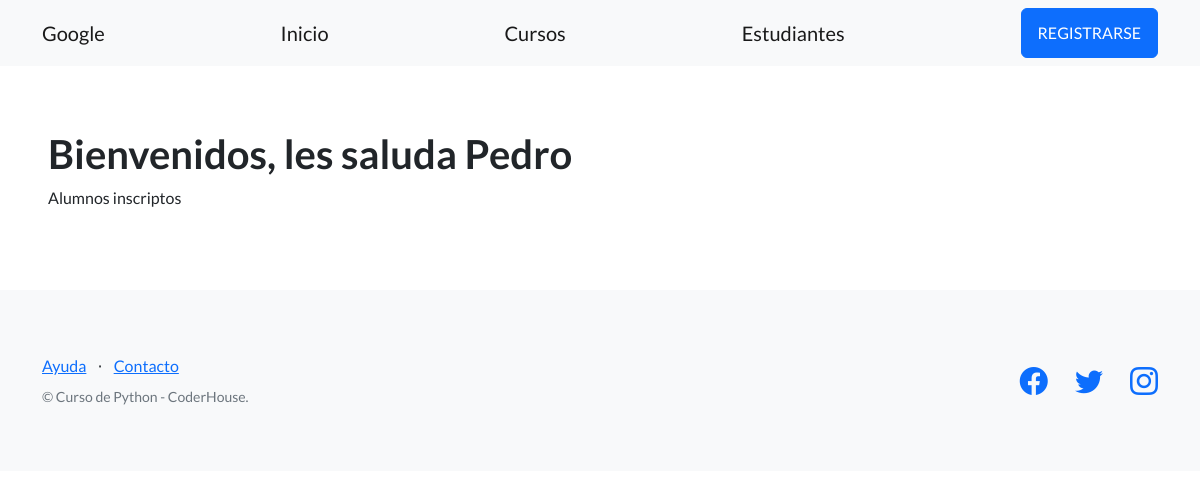
The app's page /estudios/estudiantes/, older data.
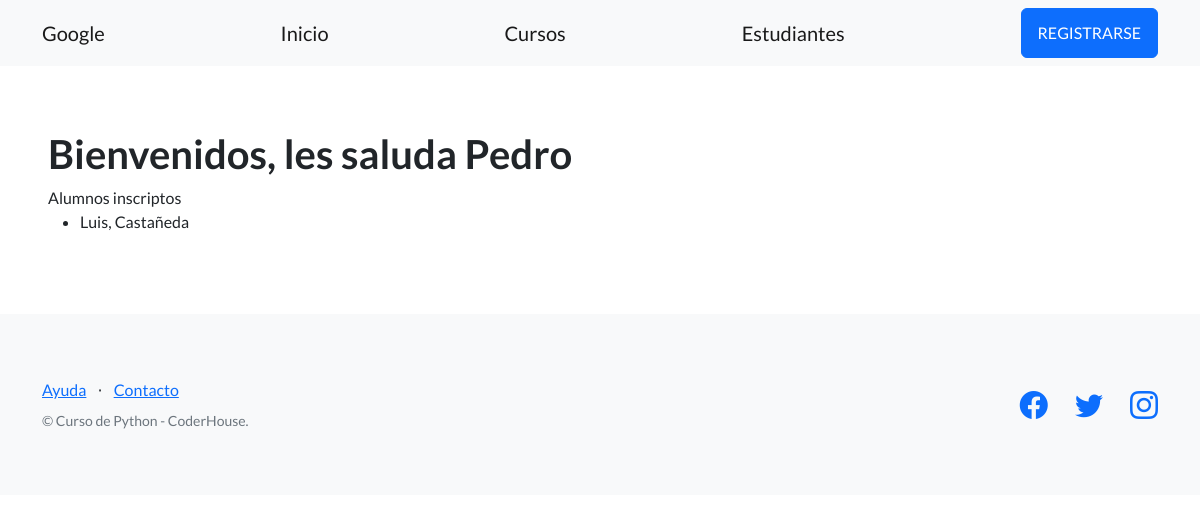
The same page, newer data.
### control_estudios/models.py (models this page shows, shortened)
class Estudiante(models.Model):
    apellido = models.CharField(max_length=256)
    nombre = models.CharField(max_length=256)
    email = models.EmailField(blank=True)
    telefono = models.CharField(max_length=20, blank=True)
    dni = models.CharField(max_length=32)
    fecha_nacimiento = models.DateField(null=True)

### control_estudios/views.py (the view)
# urls.py: path("estudiantes/", listar_estudiantes, name="lista_estudiantes"),
def listar_estudiantes(request):
    contexto = {
        "profesor": "Pedro",
        "estudiantes": Estudiante.objects.all(),
    }
    http_response = render(
        request=request,
        template_name='control_estudios/lista_estudiantes.html',
        context=contexto,
    )
    return http_response

### control_estudios/templates/control_estudios/lista_estudiantes.html (shortened to what this page needs)
{% extends "base.html" %}
{% block contenido %}
<h1>
  Bienvenidos, les saluda {{ profesor }}
</h1>
</h3>Alumnos inscriptos</h3>
<ul>
{% for estudiante in estudiantes %}
  <li>
    {{ estudiante.apellido}}, {{ estudiante.nombre}}
  </li>
{% endfor %}
</ul>
{% endblock contenido %}

Row changes from the older to the newer data that the page shows:
added Estudiante: apellido "Luis", nombre "Castañeda"
